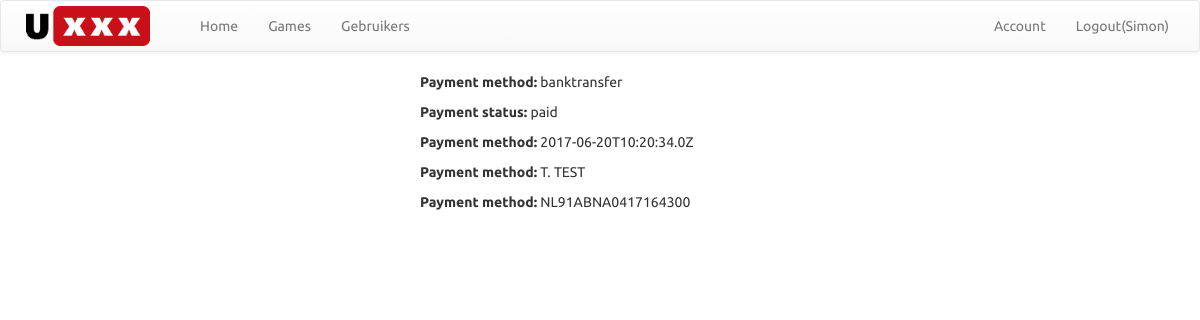
The app's page /orders/view/B857SJTus2 (signed in) with its own data.
### tables this page shows
CREATE TABLE `game_order` (
  `id` varchar(256) NOT NULL,
  `user_id` varchar(256) NOT NULL,
  `game_name` varchar(256) NOT NULL,
  `game_id` varchar(256) NOT NULL,
  `amount` int(10) NOT NULL,
  `method` varchar(256) NOT NULL,
  `status` varchar(256) NOT NULL,
  `paidDatetime` varchar(256) NOT NULL,
  `details_consumerName` varchar(256) NOT NULL,
  `details_consumerAccount` varchar(256) NOT NULL
);

### base/classes.php (called while the page is built, shortened)
<?php
    class Base {
        public static function Render( $view, $Cvar = null ) {
            require_once('views/layout.php');
        }
        public static function Sanitize($string) {
            return htmlentities($string);
        }
    }
    class Sql {
        private static $instance = NULL;
        private static function getInstance() {
            if (!isset(self::$instance)) {
                $pdo_options[PDO::ATTR_ERRMODE] = PDO::ERRMODE_EXCEPTION;
                self::$instance = new PDO('mysql:host=localhost;dbname='.$GLOBALS['config']['DataBaseName'], 'root', '', $pdo_options);
            }
            return self::$instance;
        }
        public static function Get($table, $row = '1', $where = '1') {
            $db = Sql::getInstance();
            try {
                $req = $db->prepare("SELECT * FROM $table WHERE $row = :where");
                $req->execute([':where' => $where]);
                $res = $req->fetchall();
            } catch( PDOException $Exception ) {
                return $Exception->getMessage();
            }
            return $res;
        }
    }
?>

### controllers/orders_controller.php (called while the page is built)
<?php
    require_once "models/order.php";
    class ordersController {
        public static function view($var) {
            $id = Base::Sanitize( $var[2] );
            $order = Order::Find($id);
            Base::Render('orders/view', [
                'order' => $order
            ]);
        }
    }
?>

### index.php (called while the page is built, shortened)
<?php
    require_once('base/classes.php');
    require_once('base/routes.php');
?>

### models/order.php (called while the page is built, shortened)
<?php
    class Order {
        public function __construct($id, $game_name, $game_id, $amount, $method, $status, $paidDatetime, $details_consumerName, $details_consumerAccount) {
            $this->method = $method;
            $this->status = $status;
            $this->paidDatetime = $paidDatetime;
            $this->details_consumerName = $details_consumerName;
            $this->details_consumerAccount = $details_consumerAccount;
        }
        public static function find($id) {
            $result = Sql::Get('game_order', 'id', $id);
            if (
                isset($result[0]['id']) &&
                isset($result[0]['game_name']) &&
                isset($result[0]['game_id']) &&
                isset($result[0]['amount']) &&
                isset($result[0]['method']) &&
                isset($result[0]['status']) &&
                isset($result[0]['paidDatetime']) &&
                isset($result[0]['details_consumerName']) &&
                isset($result[0]['details_consumerAccount'])
            ) {
                return new Order(
                    $result[0]['id'],
                    $result[0]['game_name'],
                    $result[0]['game_id'],
                    $result[0]['amount'],
                    $result[0]['method'],
                    $result[0]['status'],
                    $result[0]['paidDatetime'],
                    $result[0]['details_consumerName'],
                    $result[0]['details_consumerAccount']
                );
            } else {
                return false;
            }
        }
    }
?>

### views/orders/view.php (the view)
<div class="container">
	<div class="row">
		<div class="col-md-4 col-md-offset-4">
            <br>
            <p><b>Payment method:</b> <?= $order->method ?></p>
            <p><b>Payment status:</b> <?= $order->status ?></p>
            <p><b>Payment method:</b> <?= $order->paidDatetime ?></p>
            <p><b>Payment method:</b> <?= $order->details_consumerName ?></p>
            <p><b>Payment method:</b> <?= $order->details_consumerAccount ?></p>
        </div>
    </div>
</div>

### assets/css/site.css (style rules this page uses)
* { margin: 0px; padding: 0px; font-family: 'Ubuntu', sans-serif; }

### records on screen
game_order: method "banktransfer", status "paid", paidDatetime "2017-06-20T10:20:34.0Z", details_consumerName "T. TEST", details_consumerAccount "NL91ABNA0417164300"

### other values on screen
$_SESSION['user']['name'] "Simon"
